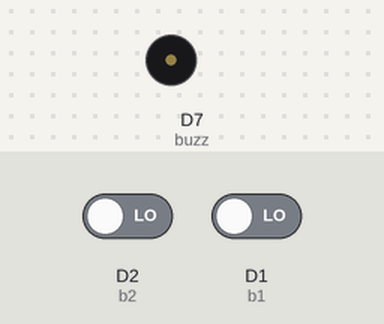
Bench run of a sketch on a simulated ESP8266 (NodeMCU). On the bench: buzzer (waves = sounding). The test bench sets the inputs (shaded band); at power-on: D2 (b2) LOW, D1 (b1) LOW. WiFi joins after 1.5 s; servers stay silent unless stated.

Above: at 3.0 s.
3.1 s: D2 (b2) driven HIGH
At 4.3 s:
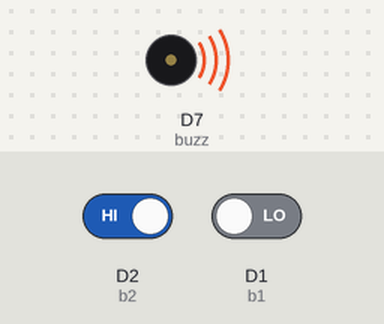
4.6 s: D1 (b1) driven HIGH
At 5.0 s:
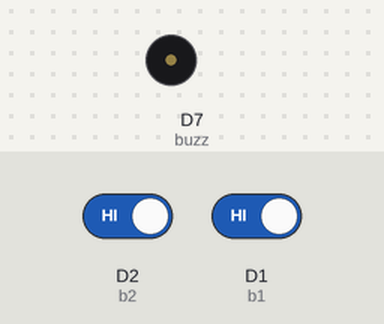
6.1 s: D1 (b1) driven LOW
At 7.3 s:
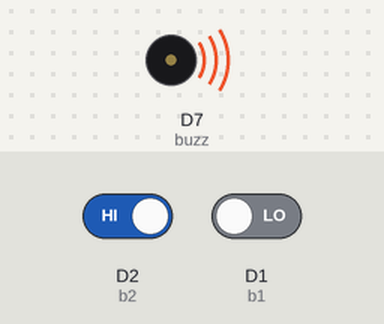
Timing chart, 0 to 9.1 s (numbered marks = the images above; inputs shaded):
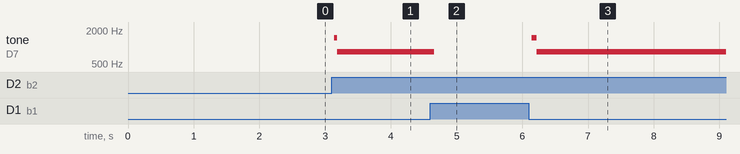

Measured:
- after the input at 3.1 s, tone on D7 (buzz): silent → 1456 Hz at once, → 832 Hz 0.04 s later
- after the input at 4.6 s, tone on D7 (buzz): 832 Hz → silent after 0.06 s
- after the input at 6.1 s, tone on D7 (buzz): silent → 1452 Hz at once, → 832 Hz 0.08 s later

The sketch:

PM_System.ino
```cpp
#define BLYN K_PRINT Serial
#include <ESP8266WiFi.h>
#include <BlynkSimpleEsp8266.h>

int b1 = D1 ;
int b2 = D2 ;
int buzz = D7;
int b1_value;
int b2_value;

char auth[] = "-zQSabwuJ6C_QmLIDe6GZjuApNVsO3B3";
char ssid[] = "Darshan";
char pass[] = "123456780";

void setup()
{
  Serial.begin(9600);
  Blynk.begin(auth , ssid , pass);
  pinMode(D1,INPUT);
  pinMode(D2,INPUT);
  pinMode(D7,OUTPUT);
}

void loop()
{
  Blynk.run();
  b1_value = digitalRead(b1);
  b2_value = digitalRead(b2);
  WidgetLED led1(V0);
  WidgetLED led2(V1);
  if (b1_value == HIGH)
  {
    digitalWrite(buzz , HIGH);
    led1.on();
  }
  else
  {
    digitalWrite(buzz , LOW);
    led1.off();
  }

  if (b2_value == HIGH)
  {
    digitalWrite(buzz , HIGH);
    led2.on();
  }
  else
  {
    digitalWrite(buzz , LOW);
    led2.off();
  }
}
```
